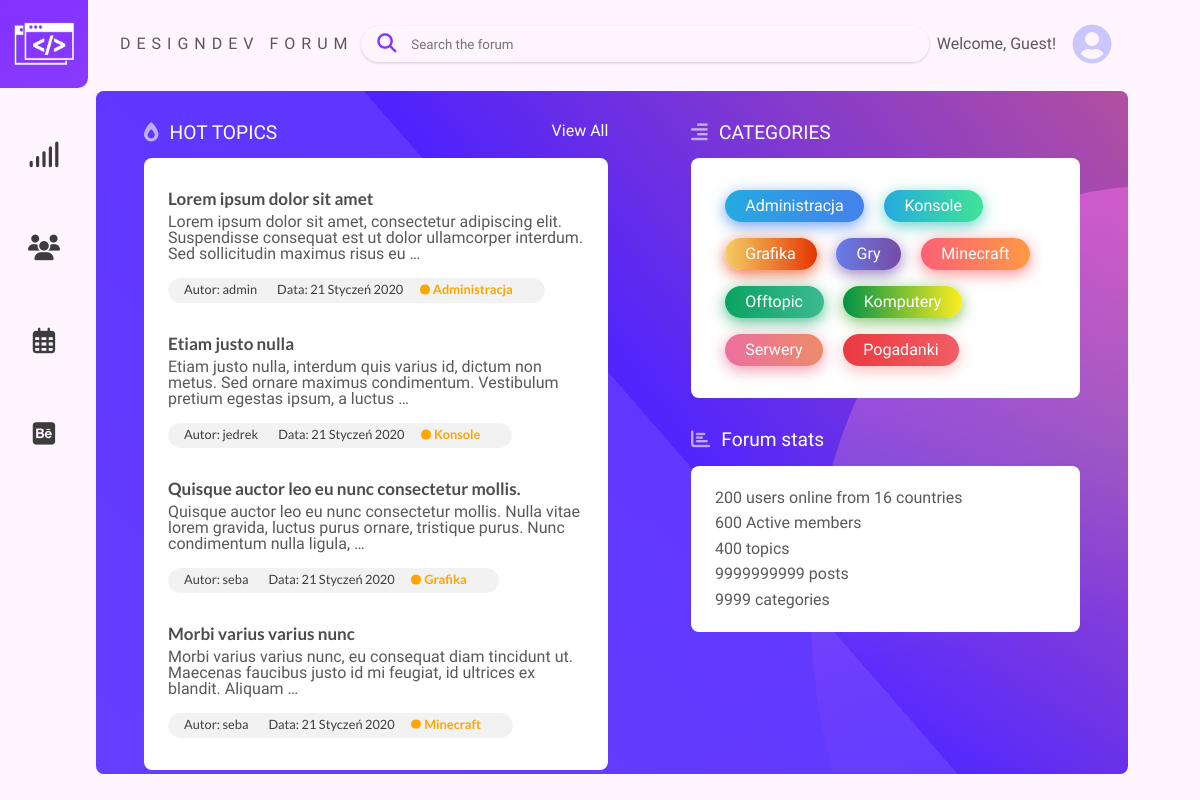
The app's page /, older data.
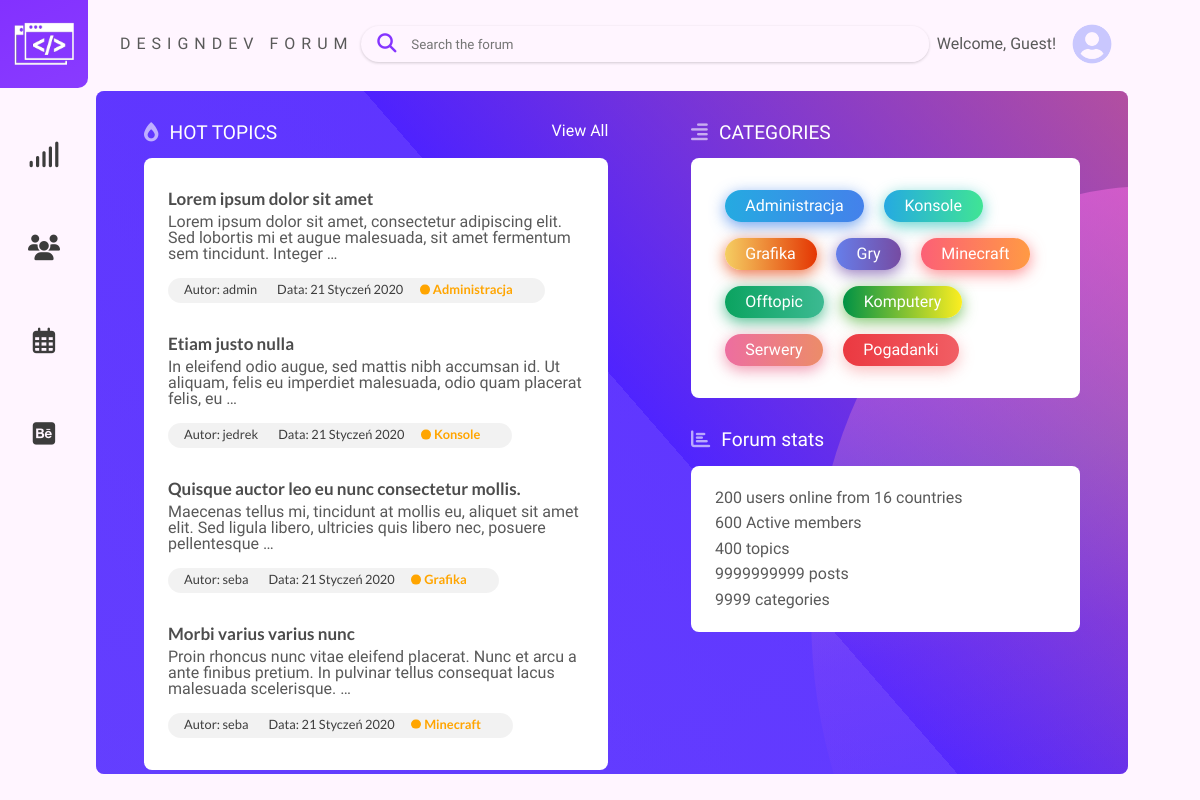
The same page, newer data.
### forum/models.py (models this page shows, shortened)
class Topic(models.Model):
    title = models.CharField(max_length=100)
    date_posted = models.DateTimeField(default=timezone.now)
    author = models.ForeignKey(User, on_delete=models.CASCADE)
    category = models.ForeignKey(Categories, on_delete=models.CASCADE)
    content = models.TextField(default="")

class Categories(models.Model):
    title = models.CharField(max_length=100)
    def __str__(self):
        return self.title

### forum/views.py (the view)
# urls.py: path('', CatAndTopicListView.as_view(), name='forum-home'),
class CatAndTopicListView(ListView):
    model = Categories
    template_name = 'forum/home.html'  # <app>/<model>_<viewtype>.html
    def get_context_data(self, *, object_list=None, **kwargs):
        context = super(CatAndTopicListView, self).get_context_data(**kwargs)
        context['categories_obj'] = Categories.objects.all()
        context['topic_obj'] = Topic.objects.all()
        return context

### forum/templates/forum/home.html
{% extends 'forum/base.html' %}
{% block content %}
<section class="section__main__content">
<div class="hot-topics">
    <header class="hot-topics__header">
        <i class="fas fa-burn"></i>
        <h1>HOT TOPICS</h1>
        <a href="#" class="hot-topics__header__button">View All</a>
    </header>
    <ul class="hot-topics__list">
        {% for post in topic_obj %}
        <li class="hot-topics__topic">
            <h2 class="hot-topics__topic__header"><a href="{% url 'topic-detail' post.id %}">{{ post.title }}</a></h2>
            <p class="hot-topics__topic__desc">{{ post.content|truncatewords:20 }}</p>
            <ul class="hot-topics__topic__statistics">
                <div class="hot-topics__topic__statistics__container">
                    <li>Autor: {{ post.author }}</li>
                    <li>Data: {{ post.date_posted|date:'d F Y'}}</li>
                    <li class="section-mark {{ post.category }}">{{ post.category }}</li>
                </div>
            </ul>
        </li>
        {% endfor %}
    </ul>
</div>
<div class="section__main__content__separator"></div>
<div class="section__main__content__right">
    <div class="categories">
        <header class="categories__header">
            <i class="fas fa-align-right"></i>
            <h1>CATEGORIES</h1>
        </header>
        <ul class="categories__list">
            {% for category in categories_obj %}
            <li class="categories__category"><a href="{% url 'topic-category' category.id %}">{{ category.title }}</a>
            </li>
            {% endfor %}
        </ul>
    </div>
    <div class="stats">
        <header class="stats__header">
            <i class="fas fa-chart-bar"></i>
            <h1>Forum stats</h1>
        </header>
        <ul class="stats__list">
            <li class="stats__statistic">200 users online from 16 countries</li>
            <li class="stats__statistic">600 Active members</li>
            <li class="stats__statistic">400 topics</li>
            <li class="stats__statistic">9999999999 posts</li>
            <li class="stats__statistic">9999 categories</li>
        </ul>
    </div>
</div>
<div class="section__main__background bg-group__primary"></div>
<div class="section__main__background bg-group__second"></div>
</section>
{% endblock content %}

Row changes from the older to the newer data that the page shows:
changed Topic "Lorem ipsum dolor sit amet": content "Lorem ipsum dolor sit amet, consectetur adipiscing elit. Suspendisse consequat est ut dolor ullamcorper interdum. Sed sollicitudin maximus risus eu …" → "Lorem ipsum dolor sit amet, consectetur adipiscing elit. Sed lobortis mi et augue malesuada, sit amet fermentum sem tincidunt. Integer …"
changed Topic "Etiam justo nulla": content "Etiam justo nulla, interdum quis varius id, dictum non metus. Sed ornare maximus condimentum. Vestibulum pretium egestas ipsum, a luctus …" → "In eleifend odio augue, sed mattis nibh accumsan id. Ut aliquam, felis eu imperdiet malesuada, odio quam placerat felis, eu …"
changed Topic "Quisque auctor leo eu nunc consectetur mollis.": content "Quisque auctor leo eu nunc consectetur mollis. Nulla vitae lorem gravida, luctus purus ornare, tristique purus. Nunc condimentum nulla ligula, …" → "Maecenas tellus mi, tincidunt at mollis eu, aliquet sit amet elit. Sed ligula libero, ultricies quis libero nec, posuere pellentesque …"
changed Topic "Morbi varius varius nunc": content "Morbi varius varius nunc, eu consequat diam tincidunt ut. Maecenas faucibus justo id mi feugiat, id ultrices ex blandit. Aliquam …" → "Proin rhoncus nunc vitae eleifend placerat. Nunc et arcu a ante finibus pretium. In pulvinar tellus consequat lacus malesuada scelerisque. …"
